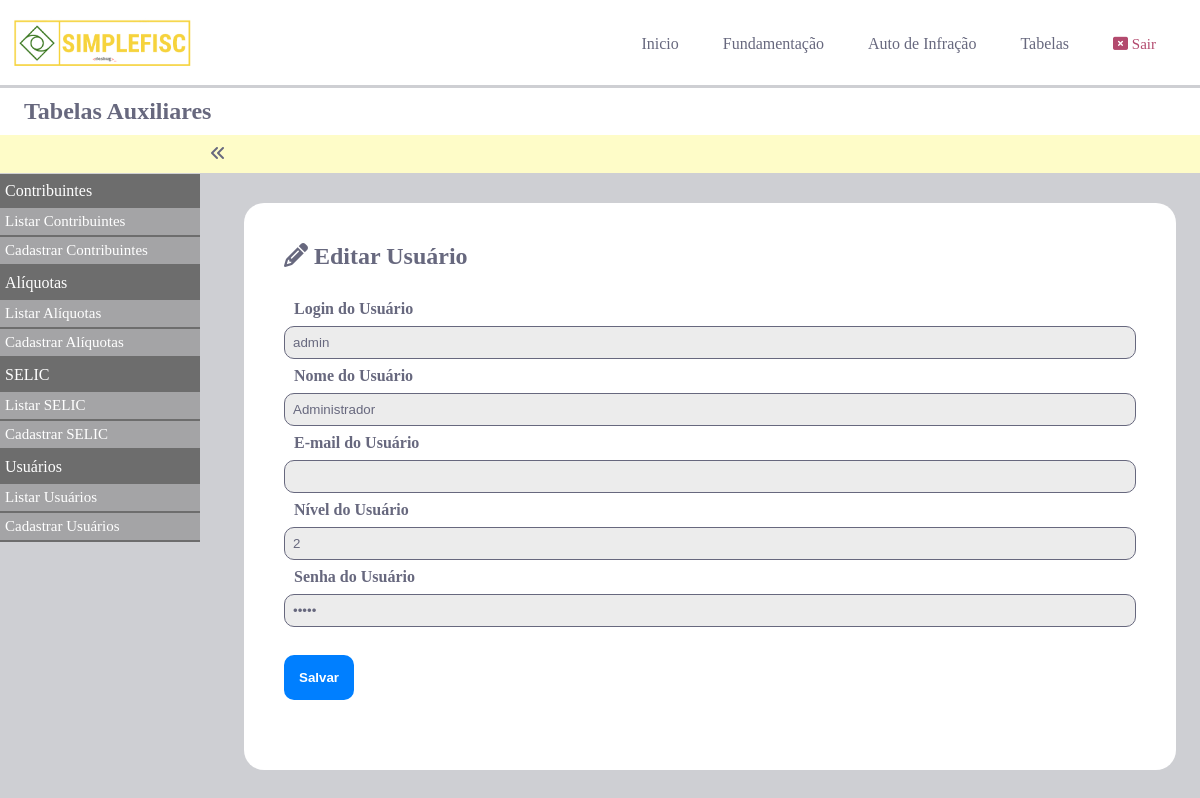
Screenshot of /tabela/edit-usuario?cod_usuario=1 (signed in) with the database file from the repository.
### tables this page shows
CREATE TABLE `admin_usuarios` (
  `cod_usuario` int(10) UNSIGNED NOT NULL,
  `cod_cargo` int(10) UNSIGNED NOT NULL,
  `login_usuario` varchar(50) DEFAULT NULL,
  `nome` varchar(255) DEFAULT NULL,
  `senha` varchar(100) DEFAULT NULL,
  `email` varchar(255) NOT NULL
);

### classes/MySql.php (called while the page is built)
<?php
    class MySql{
        private static $pdo;
        public static function conectar(){
            if(self::$pdo == null){
                try{
                    self::$pdo = new PDO('mysql:host='.HOST.';dbname='.DATABASE,USER,PASSWORD,array(PDO::MYSQL_ATTR_INIT_COMMAND => "SET NAMES utf8"));
                    self::$pdo->setAttribute(PDO::ATTR_ERRMODE,PDO::ERRMODE_EXCEPTION);
                }catch(Exception $e){
                    echo '<div class="erro-login"><i class="fa fa-times"></i> Erro ao Conectar ao Banco de Dados </div>';
                }
            }
            return self::$pdo;
        }
    }
?>

### pages/sub-pages/edit-usuario.php (the view, shortened to what this page needs)
<?php
    if(isset($_GET['cod_usuario'])) {
    $cod_usuario = $_GET['cod_usuario'];
    $sql = MySql::conectar()->prepare("SELECT * from `admin_usuarios` WHERE cod_usuario=?");
    $sql->execute(array($cod_usuario));
    $usuario = $sql->fetch();
}
?>
<div class="content">
    <div class="box-tabela">
        <H2><i class="fa fa-pencil"></i> Editar Usuário</H2>
        <form method="post">
            <div class="form-group">
                <label>Login do Usuário</label>
                <input type="text" name="login" value="<?php echo $usuario['login_usuario'] ?>">
            </div>
            <div class="form-group">
                <label>Nome do Usuário</label>
                <input type="text" name="nome" value="<?php echo $usuario['nome'] ?>">
            </div>
            <div class="form-group">
                <label>E-mail do Usuário</label>
                <input type="text" name="email" value="<?php echo $usuario['email'] ?>">
            </div>
            <div class="form-group">
                <label>Nível do Usuário</label>
                <input type="text" name="nivel" value="<?php echo $usuario['cod_cargo'] ?>">
            </div>
            <div class="form-group">
                <label>Senha do Usuário</label>
                <input type="password" name="senha" value="<?php echo $usuario['senha'] ?>">
            </div>
            <input type="submit" name="acao" value="Salvar" class="botao-salvar">
        </form>
    </div>
</div>

### css/main.css (style rules this page uses)
* { margin: 0; padding: 0; box-sizing: border-box; }
body { background-color: var(--fundo); height: 100%; color: var(--roxo); }
:root { --fundo: #cecfd3; --roxo: #67687e; --azul:#007FFF; --verde: #04bd9b; --vermelho: #6d0227; --amarelo: #fefcc8; }
.botao-salvar { margin-top: 20px; align-self: flex-end; }
.content { width: calc(100% - 220px); float: right; }
.box-tabela { padding: 40px 40px; background-color: white; margin-left: auto; margin-right: auto; margin-top: 30px; border-radius: 20px; }
.box-tabela h2 { margin-bottom: 25px; }
.box-tabela form { margin: 30px 0; }
.box-tabela form label { display: block; position: relative; left: 10px; font-weight: 800; }
.box-tabela form input[type=text], .box-tabela form input[type=password] { border-radius: 10px; width: 100%; padding: 8px; margin: 8px 0; border: 1px solid var(--roxo); color: var(--roxo); background-color: #ececec; }
.box-tabela .botao-salvar { color: white; background-color: var(--azul); text-decoration: none; font-weight: bold; padding: 15px; border-radius: 10px; border: 0; cursor: pointer; }

### rows the page displays
admin_usuarios: login "admin", nome "Administrador", nivel "2"
